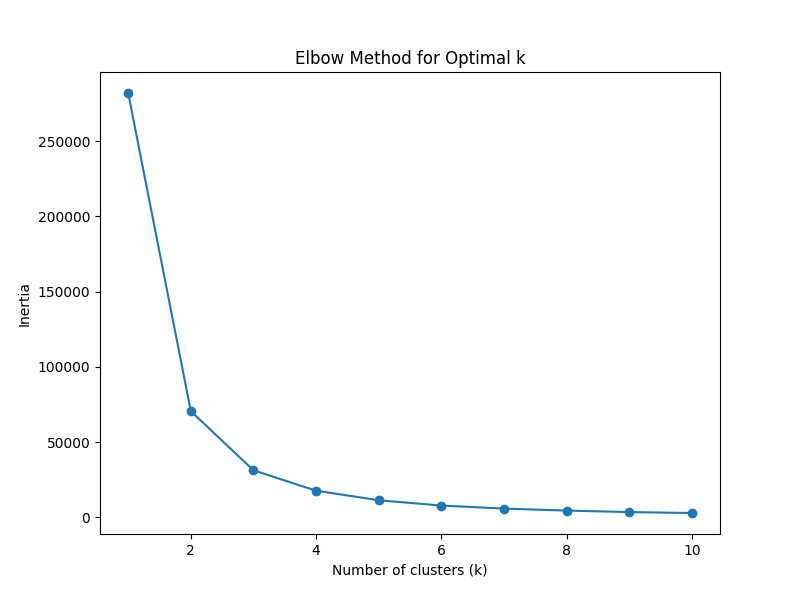

The Python source for this figure:
import pandas as pd
import numpy as np
from sklearn.cluster import KMeans, AgglomerativeClustering
from sklearn.metrics import silhouette_score
import matplotlib.pyplot as plt
import seaborn as sns

# Iris veri setini yükleyelim
iris_data = pd.read_csv("Iris.csv")

# Veri setini inceleyelim
print(iris_data.head())

# Veriyi bağımsız değişkenler (X) olarak alalım
X = iris_data.drop("Species", axis=1)

# K-means için optimal küme sayısını belirleme (Elbow Method)
inertia = []
for k in range(1, 11):
    kmeans = KMeans(n_clusters=k, random_state=42)
    kmeans.fit(X)
    inertia.append(kmeans.inertia_)

# Elbow Method grafiği
plt.figure(figsize=(8, 6))
plt.plot(range(1, 11), inertia, marker='o')
plt.title('Elbow Method for Optimal k')
plt.xlabel('Number of clusters (k)')
plt.ylabel('Inertia')
plt.show()

# Optimal k değerini seçelim (Elbow noktası)
optimal_k = 3  # Bu örnekte, grafikten anlaşılacağı üzere, optimal küme sayısı 3 gibi görünüyor.

# K-means modelini oluşturalım
kmeans_model = KMeans(n_clusters=optimal_k, random_state=42)
iris_data["KMeans_Cluster"] = kmeans_model.fit_predict(X)

# Hiyerarşik Kümeleme (Agglomerative Clustering) için dendrogram
plt.figure(figsize=(12, 6))
sns.clustermap(X, method='ward', cmap='viridis', figsize=(12, 8))
plt.title("Dendrogram for Hierarchical Clustering")
plt.show()

# Hiyerarşik Kümeleme modelini oluşturalım
agglomerative_model = AgglomerativeClustering(n_clusters=optimal_k)
iris_data["Hierarchical_Cluster"] = agglomerative_model.fit_predict(X)

# Kümeleme sonuçlarını inceleyelim
print("K-means Clusters:")
print(iris_data["KMeans_Cluster"].value_counts())

print("\nHierarchical Clusters:")
print(iris_data["Hierarchical_Cluster"].value_counts())

# Silhouette skoru ile kümeleme performansını değerlendirelim
silhouette_kmeans = silhouette_score(X, iris_data["KMeans_Cluster"])
silhouette_hierarchical = silhouette_score(X, iris_data["Hierarchical_Cluster"])

print("\nSilhouette Score for K-means:", silhouette_kmeans)
print("Silhouette Score for Hierarchical Clustering:", silhouette_hierarchical)
